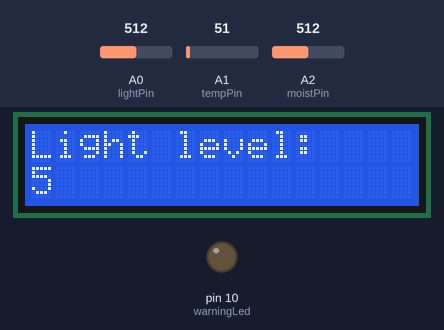
Recording of a sketch running on a simulated Arduino Uno, built with avr-gcc and run on an emulated ATmega328P. Parts: 16×2 character LCD, output pins drawn as LEDs (lit = HIGH). The test bench sets the inputs (shaded band); at power-on: A2 (moistPin) = 512, A0 (lightPin) = 512, A1 (tempPin) = 51. What the sketch prints to the serial monitor is not drawn.

Above: at 1.2 s.
1.3 s: A2 (moistPin) set to 0
At 8.9 s:
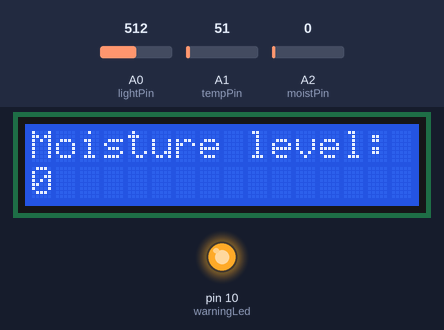
13.5 s: A0 (lightPin) set to 306
At 25.0 s:
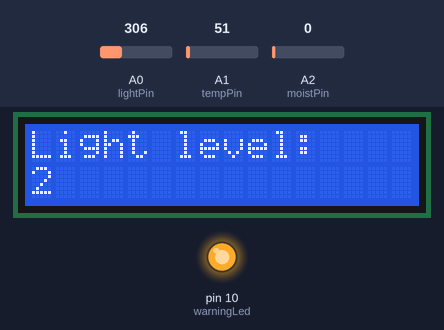
25.6 s: A2 (moistPin) set to 122
At 32.6 s:
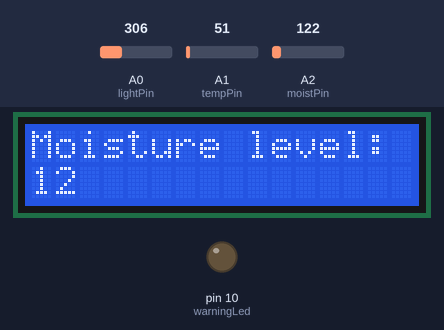
37.6 s: A1 (tempPin) set to 61
At 40.7 s:
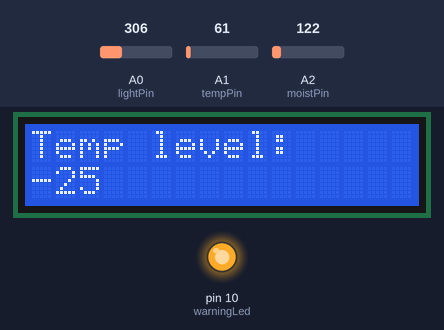
46.6 s: A1 (tempPin) set to 71
At 53.2 s:
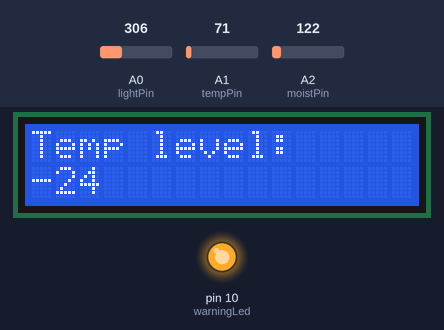
57.6 s: A0 (lightPin) set to 122
At 61.2 s:
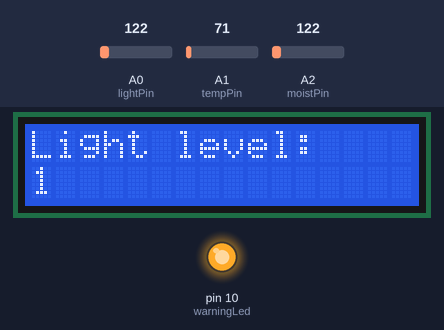
Timing chart, 0 to 62.7 s (numbered marks = the images above; inputs shaded):
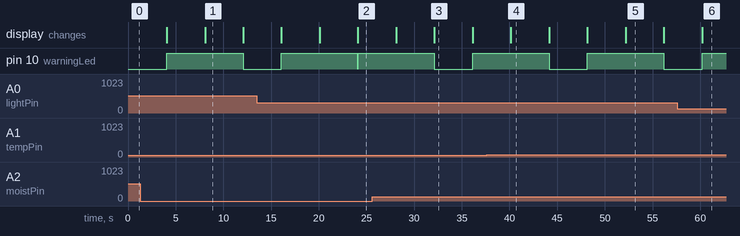

The sketch:

plant_monitor.ino
```cpp
#include <LiquidCrystal.h>
#include <SoftwareSerial.h>

//Initialize pins for sensors
int lightPin=A0;
int tempPin=A1;
int moistPin=A2;

int warningLed=10;  //pin for warning led
int val,light,moist,temp;
LiquidCrystal lcd(12,11,2,3,4,5); //specify pins used for lcd
void setup()
{
  pinMode(warningLed,OUTPUT);     //initialize warning pin and output
  Serial.begin(9600);             //begin serial output
  lcd.begin(16, 2);               //specify size of display (col,row)
}

void loop()
{

  //read and print light value
  val=analogRead(lightPin);       //read light value
  light=map(val,0,1023,0,10);     //map between 0-10
  if(light<3)                     //check if level too low
    digitalWrite(warningLed,HIGH); //turn on warning led
  lcd.print("Light level:");      //print value to lcd
  lcd.setCursor(0,1);
  lcd.print(light);
  delay(4000);                    //wait 4 seconds
  digitalWrite(warningLed,LOW);   //set warning led off
  lcd.clear();                    //clear lcd

  //read and print tempereature value
  val=analogRead(tempPin);
  temp=map(val,520,700,0,10);
  if(temp<3)
    digitalWrite(warningLed,HIGH);
  lcd.print("Temp level:");
  lcd.setCursor(0,1);
  lcd.print(temp);
  delay(4000);
  digitalWrite(warningLed,LOW);
  lcd.clear();
  val=analogRead(moistPin);

  //read and print moisture value
  moist=map(val,0,100,0,10);
  if(moist<3)
    digitalWrite(warningLed,HIGH);
  lcd.print("Moisture level:");
  lcd.setCursor(0,1);
  lcd.print(moist);
  delay(4000);
  digitalWrite(warningLed,LOW);
  lcd.clear();

  //print values to serial monitor
  Serial.print("Running time:");
  Serial.println(millis()/1000);    //prints total running time
  Serial.print("Light level:");
  Serial.println(light);
  Serial.print("Temperature level:");
  Serial.println(temp);
  Serial.print("Moisture level:");
  Serial.println(moist);
  Serial.println(" ");
}
```

Measured:
- what the display in image 1 shows lasts 4.0 s, from 8.1 s to 12.1 s
